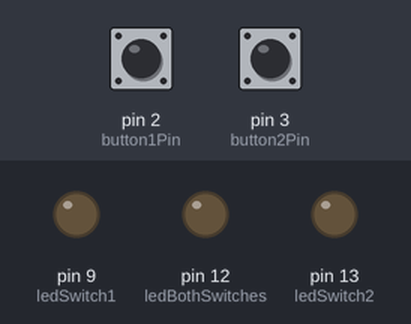
This sketch was run on a simulated Arduino Uno, built with avr-gcc and run on an emulated ATmega328P. Shown: output pins drawn as LEDs (lit = HIGH). Dashed ring = blinking. The inputs (shaded band) are chosen by the test bench; at power-on: pin 2 (button1Pin) HIGH, pin 3 (button2Pin) HIGH.

Above: at 1.2 s.
1.3 s: pin 2 (button1Pin) pulled LOW for 0.15 s
At 1.37 s:
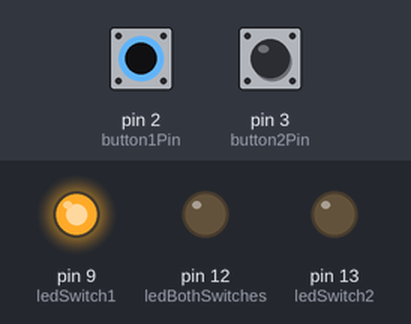
2.9 s: pin 3 (button2Pin) pulled LOW for 0.15 s
At 2.97 s:
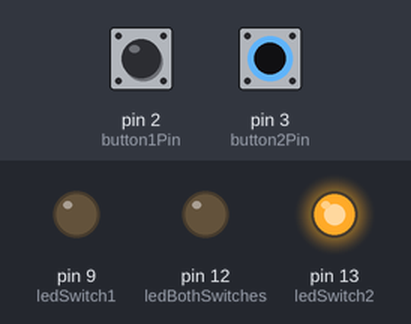
4.5 s: pin 3 (button2Pin) pulled LOW for 3.2 s
At 8.7 s:
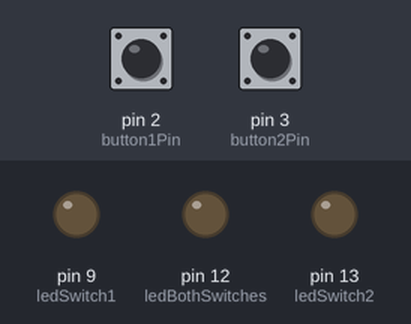
9.2 s: pin 2 (button1Pin) pulled LOW for 3.2 s
At 9.9 s:
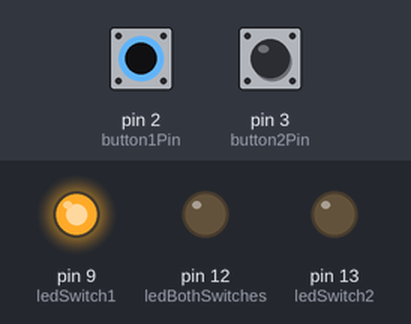
13.9 s: pin 2 (button1Pin) driven LOW and pin 3 (button2Pin) driven LOW
At 14.11 s:
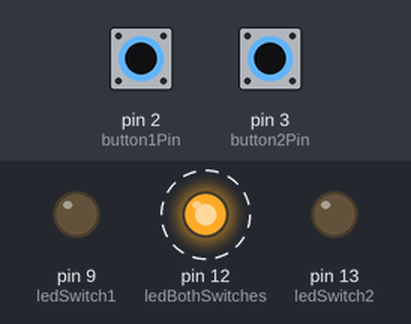
16.9 s: pin 2 (button1Pin) pulsed HIGH 2 times (0.12 s each, 0.3 s apart)
At 17.13 s:
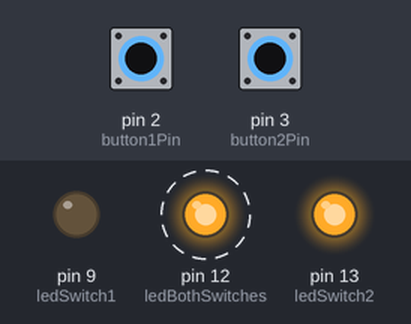
Timing chart, 0 to 20.9 s (numbered marks = the images above; inputs shaded):
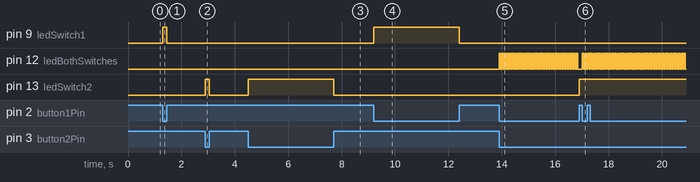

Measured:
- after the input at 1.3 s, pin 9 (ledSwitch1): LOW → HIGH at once, → LOW 0.15 s later
- after the input at 2.9 s, pin 13 (ledSwitch2): LOW → HIGH at once, → LOW 0.15 s later
- after the input at 4.5 s, pin 13 (ledSwitch2): LOW → HIGH at once, → LOW 3.2 s later
- after the input at 9.2 s, pin 9 (ledSwitch1): LOW → HIGH at once, → LOW 3.2 s later
- after the input at 13.9 s, pin 12 (ledBothSwitches): alternates HIGH for 0.05 s and LOW for 0.05 s, starting at once
- after the input at 16.9 s, pin 13 (ledSwitch2): LOW → HIGH at once

The sketch:

led_switches.ino
```cpp
const int button1Pin = 2;
const int button2Pin = 3;

const int ledSwitch1 = 9;
const int ledSwitch2 =  13;
const int ledBothSwitches = 12;

void setup()
{
  pinMode(button1Pin, INPUT);
  pinMode(button2Pin, INPUT);

  pinMode(ledSwitch1, OUTPUT);
  pinMode(ledSwitch2, OUTPUT);
  pinMode(ledBothSwitches, OUTPUT);
}

void loop()
{
  int button1State, button2State;  // variables to hold the pushbutton states

  button1State = digitalRead(button1Pin);
  button2State = digitalRead(button2Pin);

  if (((button1State == LOW) && button2State == LOW)) {

    for (int i=0; i<5; i++) {
      digitalWrite(ledBothSwitches,HIGH);
      delay(50);
      digitalWrite(ledBothSwitches, LOW);
      delay(50);
    }
  } else if (button1State == LOW) {
    digitalWrite(ledSwitch1, HIGH);  // turn the LED on
  } else if (button2State == LOW) {
    digitalWrite(ledSwitch2, HIGH);  // turn the LED on
  } else {
    digitalWrite(ledSwitch1, LOW);  // turn the LED off
    digitalWrite(ledSwitch2, LOW);  // turn the LED off
  }
}
```
